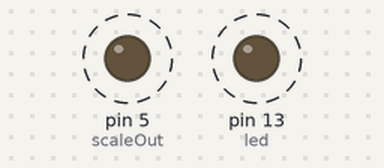
A sketch run on a simulated Arduino Uno, built with avr-gcc and run on an emulated ATmega328P. Shown: output pins drawn as LEDs (lit = HIGH). Dashed ring = blinking. Pins used as bus, display or sensor lines are not drawn.

Above: at 0.42 s.
Timing chart, 0 to 3.0 s (numbered marks = the images above):
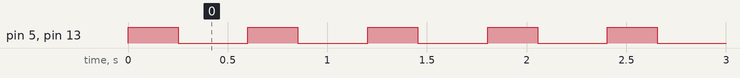

The sketch:

arduinoCodeV2_BlinkingMarker.ino
```cpp
/*
exp scaling DDS
8/16/2013
using arduino v1.0.1
atmega328 based arduino

Reibot.org for full guide
*/

#include <AD9850.h>//dds sine wave generator

AD9850 ad(7, 8, 9); // w_clk, fq_ud, d7
int led = 13;
int scaleOut = 5;
boolean blinkMarker = 1;

// the setup routine runs once when you press reset:
void setup() {
  // initialize the digital pin as an output.
  pinMode(led, OUTPUT);
  pinMode(scaleOut, OUTPUT);

  Serial.begin(57600);
}

// the loop routine runs over and over again forever:
void loop() {
  //connect pin 13 to the scope's external trigger, and trigger off it.
  //chan1 goes to your filter, chan2 connects to pin5.
  //pin 5 will show the log scale magnitudes for x axis.

  long sweepTime_mS = 250;
  long endFrequency = 1000000;
  int points = 150;//keep the number of points between 20 and 200,
  byte axisWidth = 1; //if your scope doesn't see the magnitude markers on chan2, increase this to something below 5
  long marker = 50000; //highlight a frequency (put 0 if you don't want to use)
  byte markerWidth = 1; //how fat that marker is

  //end of what you need to edit

  double expMultiplier = log(endFrequency)/sweepTime_mS;
  unsigned long timeDelayuSec = (sweepTime_mS*1000)/((double)points);//the 600 is about low long it takes to write to dds
  double i_increment = sweepTime_mS/((double)points);
  double i = 0;

  long axisLocation_mS = sweepTime_mS*log(10)/log(endFrequency); //for 100Khz pk, 10,100,1000,10k,100k occur every 50mSec
  long markerLocation_mS = sweepTime_mS*log(marker)/log(endFrequency); //calculate how long to wait to place marker


  unsigned long previousUptime = micros();
  unsigned long startTime = micros();
  unsigned long timeElapsed = 0;

  digitalWrite(scaleOut,HIGH);
  digitalWrite(led, HIGH);

  while( micros() <= startTime + sweepTime_mS*1000.){

    long frequency = pow(2.71828,i*expMultiplier);

    //keep generating something if it's a very low freq. this keeps hpf biased
    if(frequency <= 10)
    ad.setfreq( 10 );
    else
    ad.setfreq( frequency );

//chan2 highlights
    timeElapsed = (micros() - startTime)/1000.;

     //place the axis for log scale
     for(int ii = 0; ii < 10; ii++){//up to 10 markers on log scale. 10magnitude capability is overkill
      if( timeElapsed >= ii*axisLocation_mS && timeElapsed <= ii*axisLocation_mS+axisWidth)
        digitalWrite(scaleOut,LOW);
      else
        digitalWrite(scaleOut,HIGH);
     }

     if(blinkMarker == 1){//blink the marker
       //go ahead and place the marker, to add more just copy the if/else statement below and add a new 'markerLocation_mS' variable.
       if( timeElapsed >= markerLocation_mS && timeElapsed <= markerLocation_mS+markerWidth)
         digitalWrite(scaleOut,LOW);
       else
         digitalWrite(scaleOut,HIGH);
     }
//end chan2 highlights

    //wait until uptime has elapsed instead of using delay.
    //this somewhat compensates for any time lost mainly due to writing to the dds
    while(micros() <= previousUptime + timeDelayuSec){}

    previousUptime = micros();
    i+= i_increment;
  }

  if(blinkMarker == 1)
    blinkMarker = 0;
  else
    blinkMarker = 1;


  digitalWrite(scaleOut,LOW);
  digitalWrite(led, LOW);
  ad.setfreq(300000);//keep hpf biased
  //Serial.print("\nBREAK\n");
  delay(sweepTime_mS+100);
}
```

AD9850.h
```cpp
// (licence header left out)
#ifndef AD9850_H
#define AD9850_H
#include <Arduino.h>
#include <stdint.h>
#define EX_CLK 125.0e6
// change if ad9850 is connected to other frequency crystal oscillator

class AD9850
{
    private:
        const char W_CLK; // word load clock pin
        const char FQ_UD; // frequency update pin
        const char D7; // serial input pin
        uint32_t frequency; // delta phase
        uint8_t phase; // phase offset
        void update();
    public:
        AD9850(char w_clk, char fq_ud, char d7);
        /* NOTE: For device start-up in serial mode,
        hardwire pin 2 at 0, pin 3 at 1, and pin 4 at 1 */
        void setfreq(double f);
        // set frequency in Hz
        void setphase(uint8_t p);
        // for flexibility, p is an int value and 0 <= p <= 32,
        // as input, 360 degree devide into 32 parts,
        // you will get phase increments for 360/32*p degree
        void down();
        // power down
        void up();
        // power on
};
#endif
```

Measured:
- by itself, pin 5 (scaleOut), pin 13 (led): alternates HIGH for 0.25 s and LOW for 0.35 s
